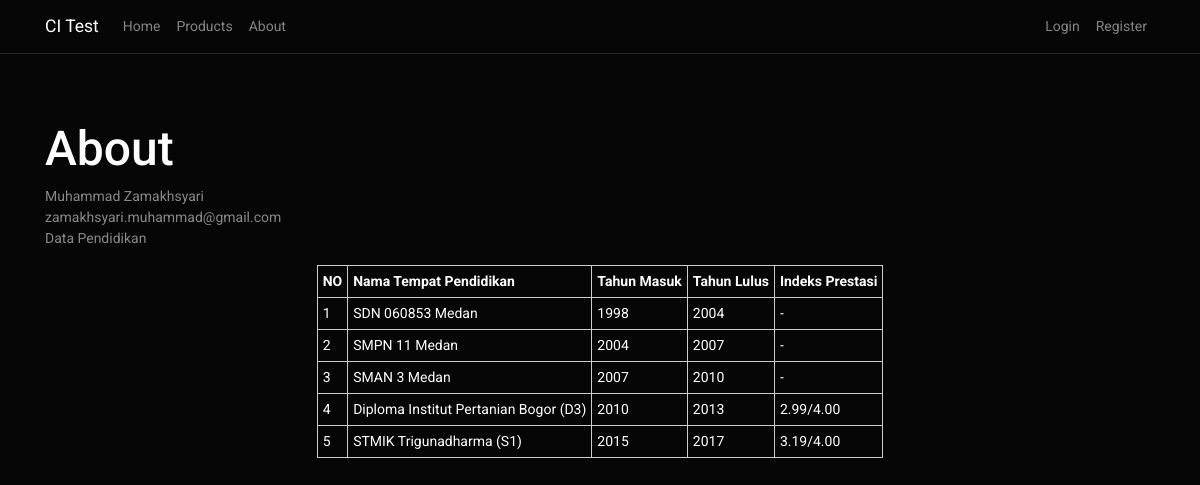
/about, run on the app's committed database.
### tables this page shows
CREATE TABLE `profile` (
  `id` int(11) NOT NULL,
  `name` varchar(255) NOT NULL,
  `email` varchar(255) NOT NULL,
  `info` text NOT NULL
);

### application/controllers/Pages.php (called while the page is built, shortened)
<?php
	class Pages extends CI_Controller{
		public function view($page = 'home'){
			$data['title'] = ucfirst($page);
			if($page == 'about'){
			$data['about'] = $this->page_model->get_dtabout();
			}
			$this->load->view('templates/header');
			$this->load->view('pages/'.$page, $data);
			$this->load->view('templates/footer');
		}
	}

### index.php (called while the page is built, shortened)
<?php
require_once BASEPATH.'core/CodeIgniter.php';

### application/models/Page_model.php (called while the page is built, shortened)
<?php
	class Page_model extends CI_Model{
				public function get_dtabout(){
					$id=1;
					$query = $this->db->get_where('profile', array('id' => $id));
					return $query->row_array();
				}
		}

### application/views/pages/about.php (the view, shortened to what this page needs)
<h2><?= $title ?></h2>
<?php if((!$this->session->userdata('logged_in')) || ($this->session->userdata('user_id') != 1)) : ?>
	<div class="about">
	<?php echo $about['name']; ?><br />
	<?php echo $about['email']; ?><br />
	<?php echo $about['info']; ?><br />
	</div>
<?php endif; ?>

### data on the page
profile: name "Muhammad Zamakhsyari", email "zamakhsyari.muhammad@gmail.com", info "Data Pendidikan NO Nama Tempat Pendidikan Tahun Masuk Tahun Lulus Indeks Prestasi 1 SDN 060853 Medan 1998 2004 - 2 SMPN 11 Medan 2004 2007 - 3 SMAN 3 Medan 2007 2010 - 4 Diploma Institut Pertanian Bogor (D3) 2010 2013 2.99/4.00 5 STMIK Trigunadharma (S1) 2015 2017 3.19/4.00"

### other printed values
$title "About"
